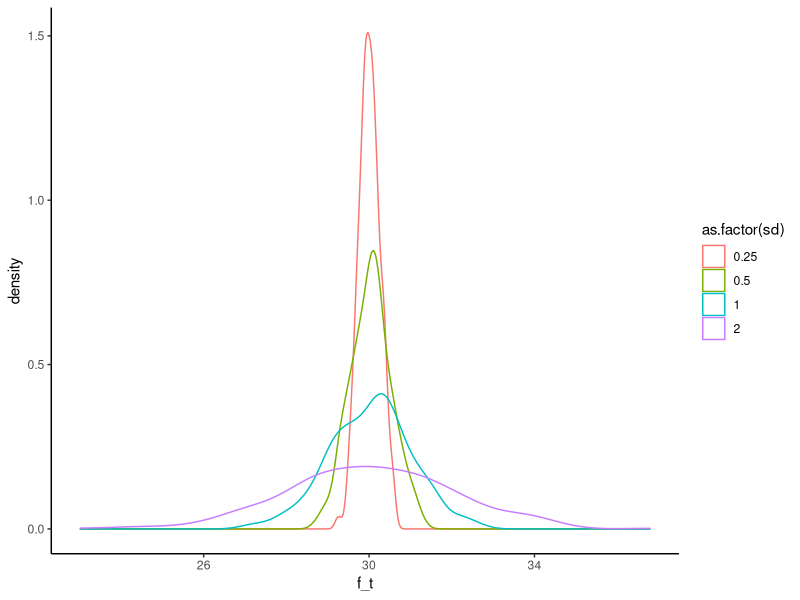
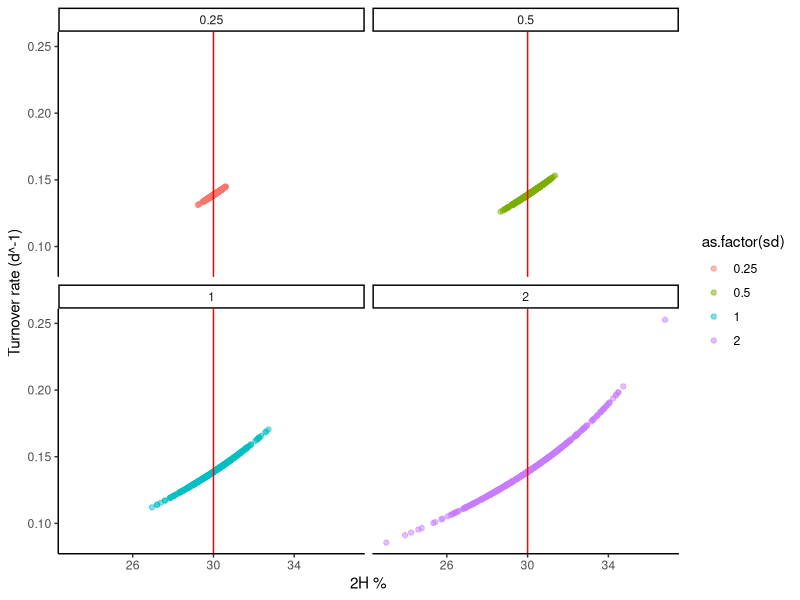
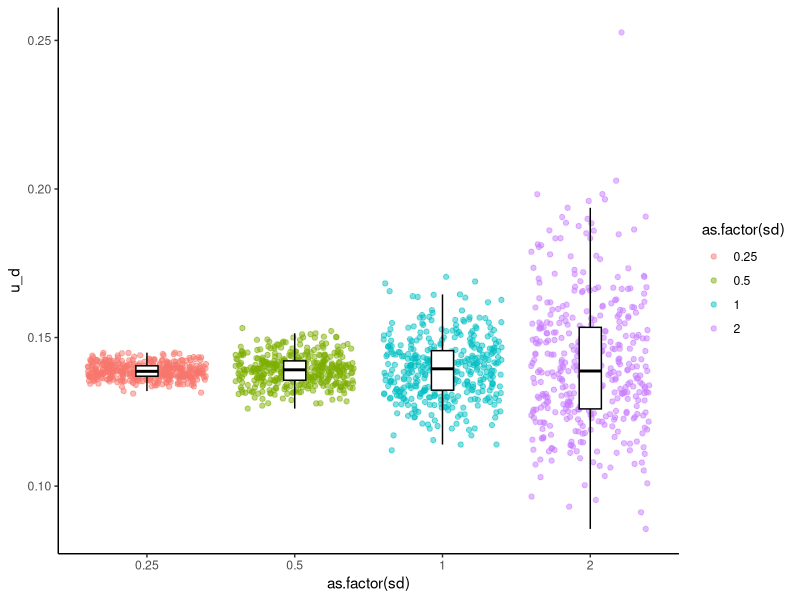
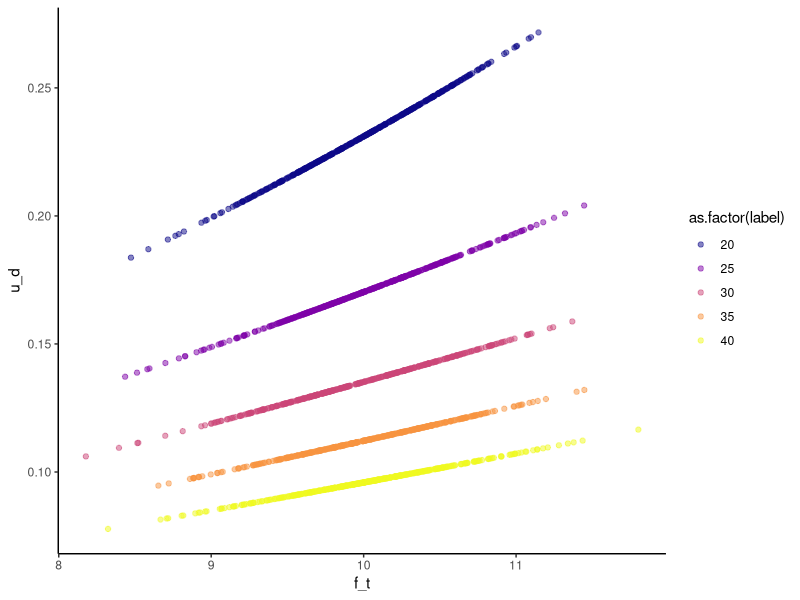

R code for these plots, in order:
## ---- chunk 1
# packages
library(tidyverse) # CRAN v1.3.1 


# global knitting options for code rendering
knitr::opts_chunk$set(
  collapse = TRUE, comment = "#>",
  dev = c("png", "pdf"),
  dev.args = list(pdf = list(encoding = "WinAnsi", useDingbats = FALSE)),
  fig.keep = "all",
  fig.path = file.path("plots", paste0(gsub("\\.[Rr]md", "", knitr::current_input()), "_"))
)
## ---- chunk 2
gencalc <- function(a, FT, F0, FL, t) {
  case_when(
    t == 0 ~ NA_real_,
    TRUE ~ - (1/t)*(log((FT - a*FL)/(F0 - a*FL)))
  )
}

gencalc_default <- function(a = 0.5, FT, F0 = 0.000015, FL, t = 1) {
  case_when(
    t == 0 ~ NA_real_,
    TRUE ~ - (1/t)*(log((FT - a*FL)/(F0 - a*FL)))
  )
}
## ---- chunk 3
# Set random number seed
set.seed(5)

df_40at2H <- tibble(
  f_t = rnorm(40, mean = 30, sd = 1),
  f_l = 40,
  t = 1,
  u_d = gencalc(a = 1, FT = f_t, F0 = 0.000015, FL = f_l, t = t)
)

df_5at2H <- tibble(
  f_t = rnorm(40, mean = 4, sd = 1),
  f_l = 5,
  t = 1,
  u_d = gencalc(a = 1, FT = f_t, F0 = 0.000015, FL = f_l, t = t)
)

df_10at2H <- tibble(
  f_t = rnorm(40, mean = 7, sd = 1),
  f_l = 10,
  t = 1,
  u_d = gencalc(a = 1, FT = f_t, F0 = 0.000015, FL = f_l, t = t)
)

df_20at2H <- tibble(
  f_t = rnorm(40, mean = 15, sd = 1),
  f_l = 20,
  t = 1,
  u_d = gencalc(a = 1, FT = f_t, F0 = 0.000015, FL = f_l, t = t)
)

## ---- chunk 4
sd2 <- tibble(
  f_t = rnorm(400, mean = 30, sd = 2),
  u_d = gencalc(a = 1, FT = f_t, F0 = 0.000015, FL = 40, t = 10),
  sd = 2
)

sd1 <- tibble(
  f_t = rnorm(400, mean = 30, sd = 1),
  u_d = gencalc(a = 1, FT = f_t, F0 = 0.000015, FL = 40, t = 10),
  sd = 1
)

sd05 <- tibble(
   f_t = rnorm(400, mean = 30, sd = 0.5),
   u_d = gencalc(a = 1, FT = f_t, F0 = 0.000015, FL = 40, t = 10),
   sd = 0.5
)

sd025 <- tibble(
  f_t = rnorm(400, mean = 30, sd = 0.25),
  u_d = gencalc(a = 1, FT = f_t, F0 = 0.000015, FL = 40, t = 10),
  sd = 0.25
)

error_at_at2H40 <- bind_rows(sd2, sd1, sd05, sd025)
## ---- chunk 5
error_at_at2H40 %>% ggplot(aes(x = f_t,
                           color = as.factor(sd))) +
  geom_density() +
  theme_classic()
## ---- chunk 6
error_at_at2H40 %>% 
  ggplot(aes(x = f_t,
             y = u_d,
             color = as.factor(sd))) +
  geom_point(alpha = 0.5) +
  geom_vline(xintercept = 30,
             color = "red") +
  facet_wrap(~sd) +
  labs(x = "2H %",
       y = "Turnover rate (d^-1)") +
  theme_classic()

## ---- chunk 7
error_at_at2H40 %>% 
  ggplot(aes(x = as.factor(sd),
             y = u_d,
             color = as.factor(sd))) +
  geom_jitter(alpha = 0.5) +
  geom_boxplot(outlier.shape = NA,
               width = 0.15,
               color = "black") +
  theme_classic()

## ---- chunk 8

L40 <- tibble(
   f_t = rnorm(400, mean = 10, sd = 0.5),
   u_d = gencalc(a = 1, FT = f_t, F0 = 0.000015, FL = 40, t = 3),
   label = 40
)

L35 <- tibble(
   f_t = rnorm(400, mean = 10, sd = 0.5),
   u_d = gencalc(a = 1, FT = f_t, F0 = 0.000015, FL = 35, t = 3),
   label = 35
)

L30 <- tibble(
   f_t = rnorm(400, mean = 10, sd = 0.5),
   u_d = gencalc(a = 1, FT = f_t, F0 = 0.000015, FL = 30, t = 3),
   label = 30
)

L25 <- tibble(
   f_t = rnorm(400, mean = 10, sd = 0.5),
   u_d = gencalc(a = 1, FT = f_t, F0 = 0.000015, FL = 25, t = 3),
   label = 25
)

L20 <- tibble(
   f_t = rnorm(400, mean = 10, sd = 0.5),
   u_d = gencalc(a = 1, FT = f_t, F0 = 0.000015, FL = 20, t = 3),
   label = 20
)

error_across_label <- bind_rows(L40, L35, L30, L25, L20)


## ---- chunk 9
error_across_label %>% 
  ggplot(aes(x = f_t,
             y = u_d,
             color = as.factor(label))) +
  geom_point(alpha = 0.5) +
  scale_color_viridis_d(option = "plasma") +
  theme_classic()
